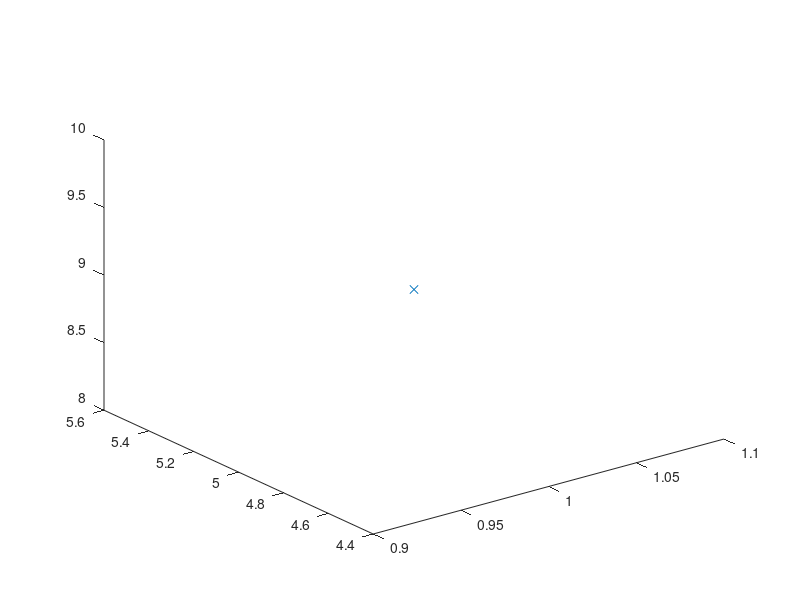

Recreate this plot in MATLAB. (Note: this script raises an error after producing the figure.)
% Solve over time interval [0,100] with initial conditions [1,1,1]
% ''f'' is set of differential equations
% ''a'' is array containing x, y, and z variables
% ''t'' is time variable
clc;clear;close;clc
sigma = 10;
beta = 8/3;
rho = 28;

init = [1,5,9]; 
dt = 0.01;
t = 0:dt:20;

f = @(t,a) [-sigma*a(1) + sigma*a(2); rho*a(1) - a(2) - a(1)*a(3); -beta*a(3) + a(1)*a(2)];
[t,a] = ode45(f,t,init);     % Runge-Kutta 4th/5th order ODE solver
figure(1) 
plot3(init(1), init(2), init(3), 'Marker', 'x');  % Initial point


% Initialize animated line
line_handle = animatedline('Marker', 'x');

% Iterate through time and update the plot
%for i = 1:length(t)-1
%    % Solve the ODE up to the current time
%    [t_current, a_current] = ode45(f, [t(i) t(i+1)], init);    
%    % Update the initial conditions for the next iteration
%    init = a_current(end, :);  
%    % Add the current point to the animated line
%    addpoints(line_handle, init(1),init(2),init(3));
%    % Update the plot
%    drawnow;
%    pause(0.001);
%end


%trial at delay embedding

x = a(:,1);
delay = 0.08;
a_delayed = [x(1:1000),x(1+delay/dt:1000 + delay/dt), x(1+2*delay/dt:1000 + 2*delay/dt)];

figure(1)
subplot(2,2,1),plot3(a_delayed(:,1),a_delayed(:,2),a_delayed(:,3))
subplot(2,2,2),plot3(a(:,1),a(:,2),a(:,3))